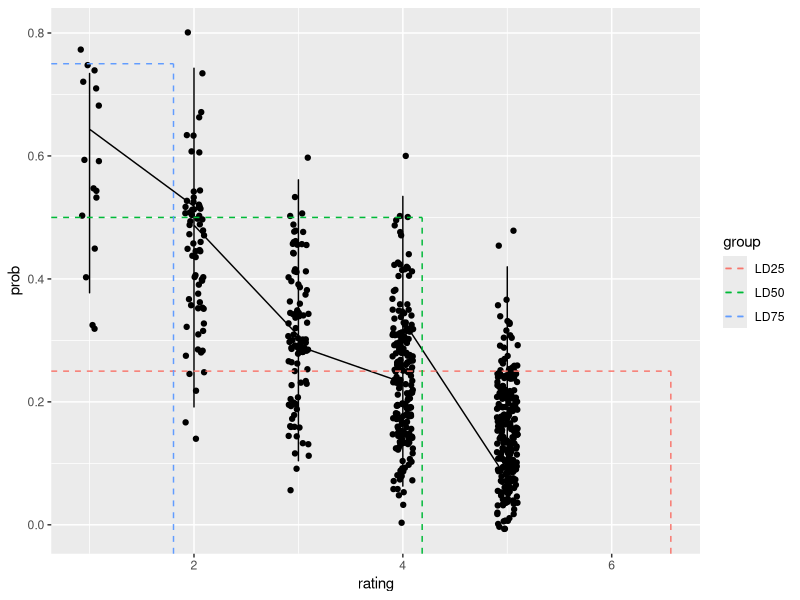

This chart was generated by the following R code:
library(AER)
data(Affairs,package="AER")
mydata<-Affairs
summary(mydata)
head(mydata)

table(mydata$affairs)

#Create binary variable affairs or maybe even children
mydata$naffair[mydata$affairs>0]<-1
mydata$naffair[mydata$affairs==0]<-0

fit.reduced<-glm(naffair~ age + yearsmarried + religiousness 
                 + rating, data=mydata,family=binomial())

mydata$prob<-predict(fit.reduced,type="response")

exp(coef(fit.reduced))

#Some test odds
test.data2<-data.frame(rating=c(1,2,3,4,5), age=mean(mydata$age),
                       yearsmarried=mean(mydata$yearsmarried),
                       religiousness=mean(mydata$religiousness))
test.data2$prob<-predict(fit.reduced,newdata=test.data2,type="response")
test.data2$odds<-(test.data2$prob/(1-test.data2$prob))
test.data2$decrease<-NA


for(i in 2:nrow(test.data2)){
  test.data2$decrease[i]<-1-((test.data2$odds[i-1]-test.data2$odds[i])/test.data2$odds[i-1])
  
}
test.data2


#Interesting what is it doing? 
Pi <- c(0.25, 0.5, 0.75)
LD <- (log(Pi /(1-Pi))-fit.reduced$coefficients[1])/fit.reduced$coefficients[5]
LD.summary <- data.frame(Pi , LD)
LD.summary


pi.hat <- exp(mydata$prob)/(1 + exp(mydata$prob))
LD.summary$group <- c('LD25','LD50','LD75')

library(ggplot2)
ggplot(mydata,aes(x = rating, y = prob)) + 
  geom_point(position = position_jitter(w = 0.1, h = 0.1)) + 
  geom_line(aes(y = prob),colour = "black") + 
  geom_segment(data=LD.summary, aes(y = Pi,
                                    xend = LD,
                                    yend = Pi,
                                    col = group),x = -Inf,linetype = "dashed") + 
  geom_segment(data=LD.summary,aes(x = LD,
                                   xend = LD,
                                   yend = Pi,
                                   col = group),y = -Inf,linetype = "dashed")
